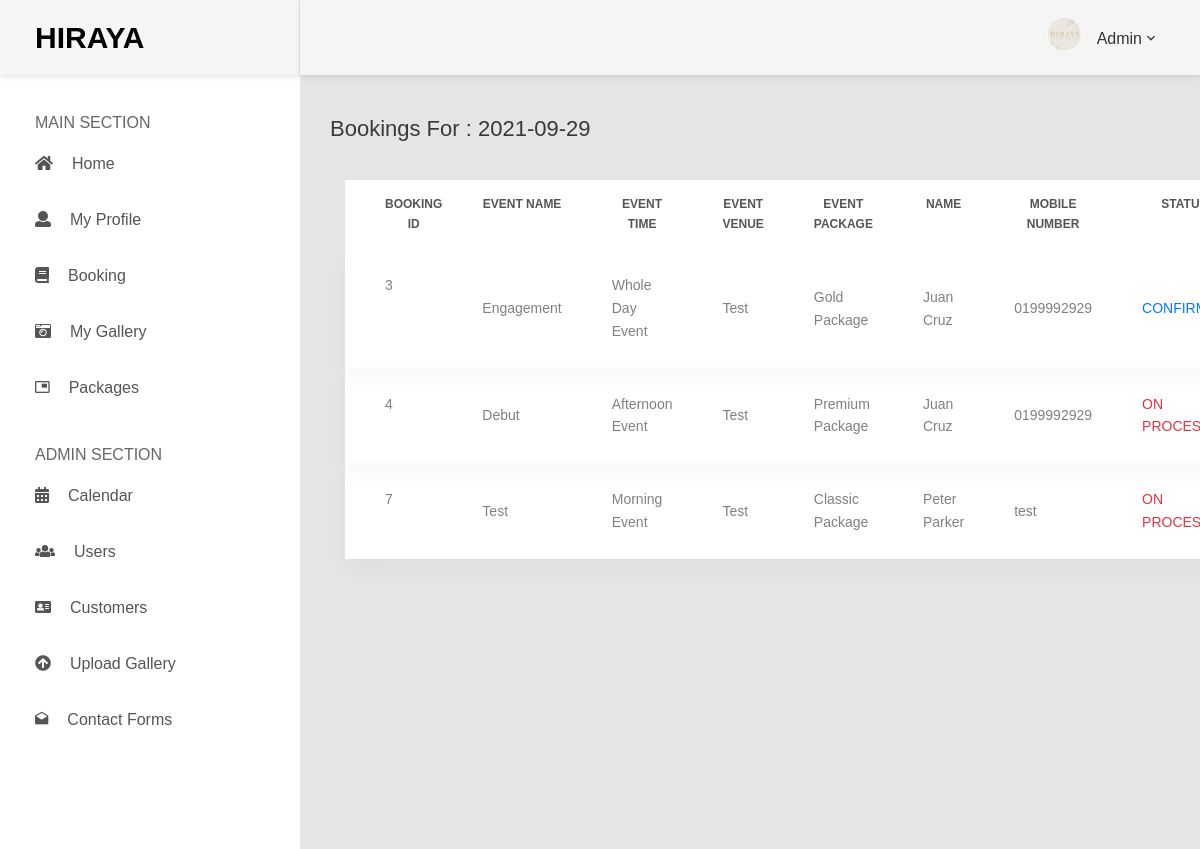
Page /_book.php?date=2021-09-29 (signed in) on the committed database.
### tables this page shows
CREATE TABLE `bookings` (
  `booking_id` int(11) NOT NULL,
  `customer_id` int(11) NOT NULL,
  `gallery_id` int(11) DEFAULT NULL,
  `eventName` varchar(225) NOT NULL,
  `eventCategory` varchar(100) NOT NULL,
  `eventPackage` varchar(100) NOT NULL,
  `eventDate` date NOT NULL,
  `eventTime` varchar(50) NOT NULL,
  `eventVenue` varchar(225) NOT NULL,
  `eventNotes` varchar(225) DEFAULT NULL,
  `status` tinyint(1) NOT NULL DEFAULT 0,
  `date_created` timestamp NOT NULL DEFAULT current_timestamp(),
  `date_updated` timestamp NOT NULL DEFAULT current_timestamp() ON UPDATE current_timestamp()
);

CREATE TABLE `customers` (
  `customer_id` int(11) NOT NULL,
  `user_id` int(11) NOT NULL,
  `firstName` varchar(100) NOT NULL,
  `middleName` varchar(100) NOT NULL,
  `lastName` varchar(100) NOT NULL,
  `address` varchar(225) NOT NULL,
  `mobileNum` varchar(50) NOT NULL,
  `date_created` timestamp NOT NULL DEFAULT current_timestamp(),
  `date_updated` timestamp NOT NULL DEFAULT current_timestamp() ON UPDATE current_timestamp()
);

### bookingPerDay.php (the view, shortened to what this page needs)
<?php
    require('server.php');
    if (isset($_GET['date'])) {
        $eventDate = trim($_GET['date']);
        $query = "SELECT * FROM bookings INNER JOIN customers ON bookings.customer_id = customers.customer_id WHERE bookings.eventDate='$eventDate'";
        $result = mysqli_query($connection, $query);
    }
?>
<!DOCTYPE html>
<html lang="en">
<head>
    <link href="css/font-face.css" rel="stylesheet" media="all">
    <link href="dashboardassets/vendor/" rel="stylesheet" media="all">
    <link href="dashboardassets/vendor/font-awesome-5/css/fontawesome-all.min.css" rel="stylesheet" media="all">
    <link href="dashboardassets/vendor/mdi-font/css/material-design-iconic-font.min.css" rel="stylesheet" media="all">
    <link href="dashboardassets/vendor/bootstrap-4.1/bootstrap.min.css" rel="stylesheet" media="all">
    <link href="dashboardassets/vendor/animsition/animsition.min.css" rel="stylesheet" media="all">
    <link href="dashboardassets/vendor/bootstrap-progressbar/bootstrap-progressbar-3.3.4.min.css" rel="stylesheet" media="all">
    <link href="dashboardassets/vendor/wow/animate.css" rel="stylesheet" media="all">
    <link href="dashboardassets/vendor/css-hamburgers/hamburgers.min.css" rel="stylesheet" media="all">
    <link href="dashboardassets/vendor/slick/slick.css" rel="stylesheet" media="all">
    <link href="dashboardassets/vendor/select2/select2.min.css" rel="stylesheet" media="all">
    <link href="dashboardassets/vendor/perfect-scrollbar/perfect-scrollbar.css" rel="stylesheet" media="all">
    <link href="dashboardassets/css/theme.css" rel="stylesheet" media="all">
</head>
<body>
    <div class="row">
        <div class="col-md-12">
            <div class="table-data__tool">
                <div class="table-data__tool-left">
                    <div class="row rs-select2--light">
                        <h3 class="title-5 m-b-10">Bookings for :  <?php echo $eventDate ?> </h3>
                    </div>
                </div>
            </div>
            <div class="table-responsive table-responsive-data2">
                <table class="bg-white table table-data2">
                    <thead class="text-center">
                        <tr>
                            <th>Booking ID</th>
                            <th>Event Name</th>
                            <th>Event Time</th>
                            <th>Event Venue</th>
                            <th>event package</th>
                            <th>Name</th>
                            <th>mobile number</th>
                            <th>Status</th>
                        </tr>
                    </thead>
                    <tbody>
                    <?php while($row = mysqli_fetch_array($result)) { ?>
                        <tr class="tr-shadow">
                            <td><?php echo $row['booking_id']; ?></td>
                            <td><?php echo $row['eventName']; ?></td>
                            <td><?php echo $row['eventTime']; ?></td>
                            <td><?php echo $row['eventVenue']; ?></td>
                            <td><?php echo $row['eventPackage']; ?></td>
                            <td><?php echo $row['firstName'].' '.$row['lastName']; ?></span></td>
                            <td><?php echo $row['mobileNum']; ?></td>
                            <td>
                                <span class="<?php echo $row['status'] == '1' ? 'text-primary text-xs text-uppercase' : 'text-danger text-xs text-uppercase' ?>"><?php echo $row['status'] == 1 ? 'confirmed': 'on process' ?></span>
                            </td>
                        </tr>
                        <?php } ?>
                    </tbody>
                </table>
            </div>
        </div>
    </div>
</body>
</html>

### rows in the picture
bookings: booking_id "3", eventName "Engagement", eventTime "Whole Day Event", eventVenue "Test", eventPackage "Gold Package", customer.firstName "Juan", customer.lastName "Cruz", customer.mobileNum "0199992929", status "CONFIRMED"
bookings: booking_id "4", eventName "Debut", eventTime "Afternoon Event", eventVenue "Test", eventPackage "Premium Package", customer.firstName "Juan", customer.lastName "Cruz", customer.mobileNum "0199992929", status "ON…"
bookings: booking_id "7", eventName "Test", eventTime "Morning Event", eventVenue "Test", eventPackage "Classic Package", customer.firstName "Peter", customer.lastName "Parker", customer.mobileNum "test", status "ON…"

### other values in the picture
$_SESSION['accessRole'] "Admin"
$eventDate "2021-09-29"
